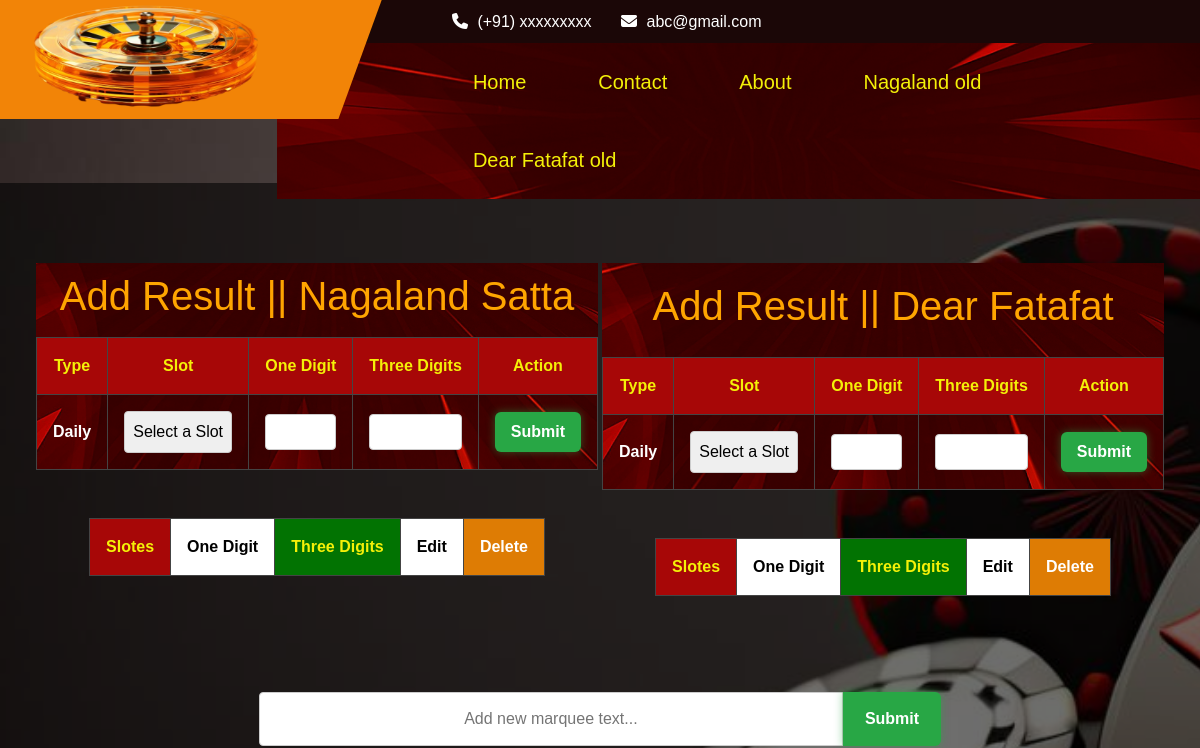
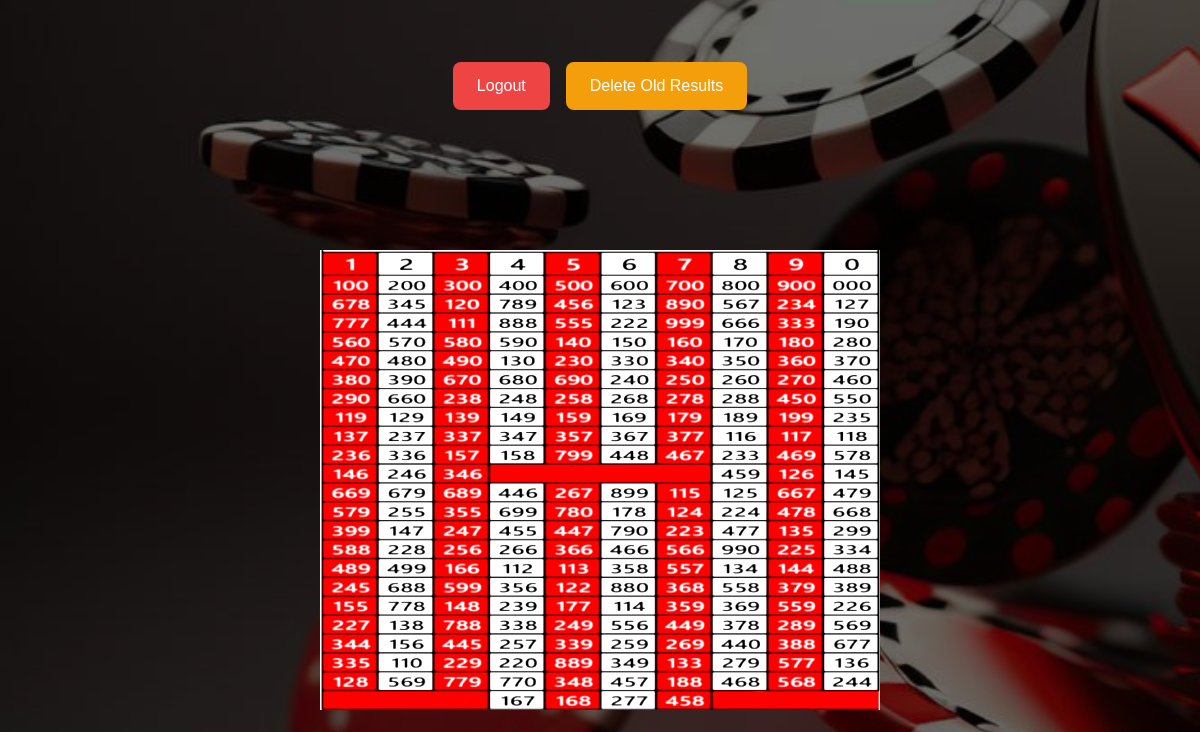
/admin (signed in, upper part), run on an earlier commit of the app's database (2 pictures, top to bottom).
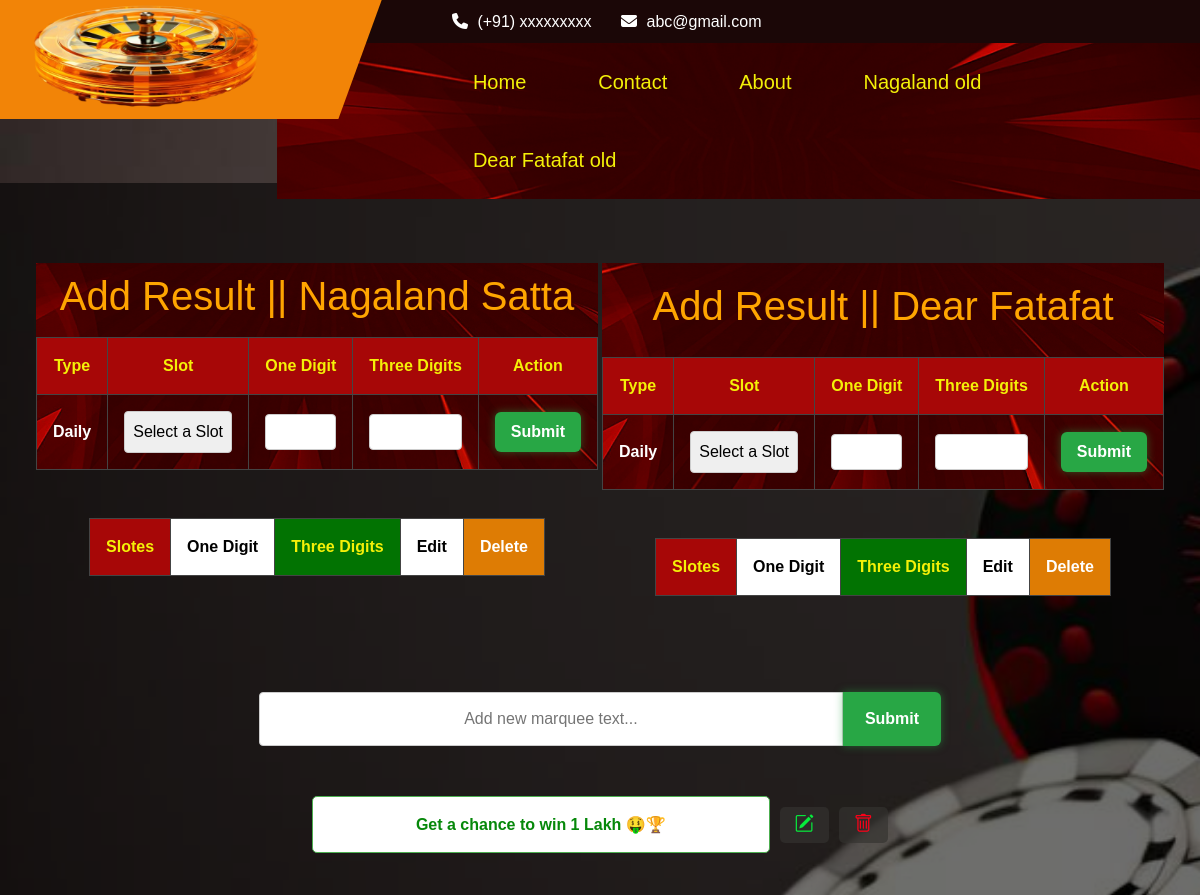
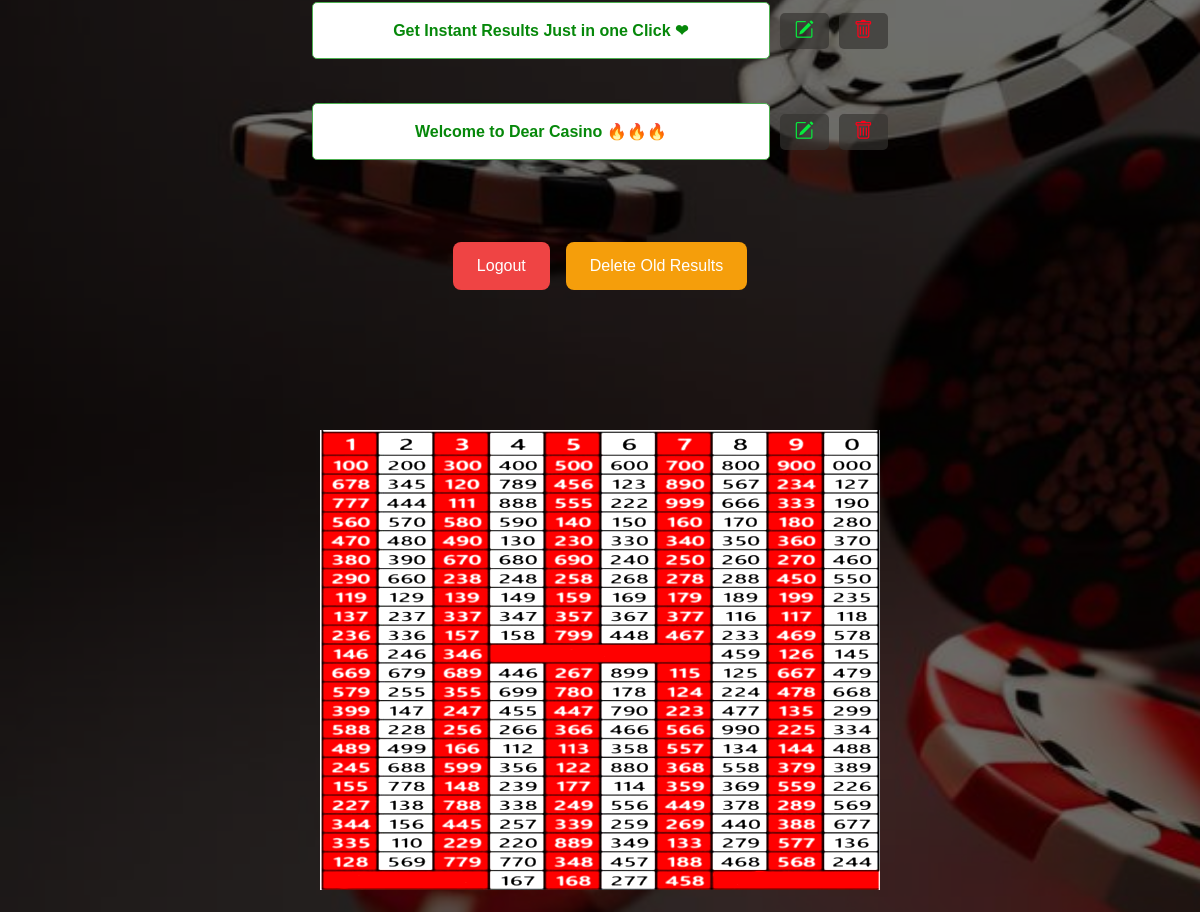
And on a later commit of the database (2 pictures, top to bottom).
### app.py (models this page shows, shortened)
class MarqueeText(db.Model):
    __tablename__ = "marquee_text"
    id = db.Column(db.Integer, primary_key=True)
    content = db.Column(db.String(500), nullable=False, default="Welcome to our site!")
    is_active = db.Column(db.Boolean, default=True)
    scroll_speed = db.Column(db.Integer, default=6)  # HTML marquee scrollamount value
    created_at = db.Column(db.DateTime, default=datetime.now(timezone("Asia/Kolkata")))
    updated_at = db.Column(db.DateTime, default=datetime.now(timezone("Asia/Kolkata")), onupdate=datetime.now(timezone("Asia/Kolkata")))

### app.py (the view)
@app.route("/admin")
def admin():
    if 'admin' in session:
        now = datetime.now(timezone("Asia/Kolkata"))
        today_start = now.replace(hour=0, minute=0, second=0, microsecond=0)
        today_end = now.replace(hour=23, minute=59, second=59, microsecond=999999)
        daily_data_nagaland = Nagaland_Result.query.filter(
            Nagaland_Result.created_at >= today_start,
            Nagaland_Result.created_at <= today_end
        ).first()
        daily_data_fatafat = Fatafat_Result.query.filter(
            Fatafat_Result.created_at >= today_start,
            Fatafat_Result.created_at <= today_end
        ).first()
        marquee_texts = MarqueeText.query.order_by(MarqueeText.created_at.desc()).all()
        return render_template('admin.html', daily_data_nagaland=daily_data_nagaland, daily_data_fatafat=daily_data_fatafat, title="Admin Panel", marquee_texts=marquee_texts)
    return redirect(url_for('admin_auth'))

### app.py (called while the page is built)
@app.context_processor
def inject_globals():
    return dict(global_array=global_array)

### templates/admin.html (shortened to what this page needs)
{% extends 'layout.html' %}
{% block body %}
<body class="admin-body">
  <div class="admin-mask">
    <div class="container-admin" style="display: flex; justify-content: space-evenly; padding: 2rem; ">
      <div id="leftTabContent" class="tab-content active-tab">
        <form action="/add_nagaland" method="post" class="admin-form">
          <h1 colspan="5" style="color: orange; padding: 10px; text-align: center;line-height:2.9rem;" class="h1-admin">
            Add Result || Nagaland Satta</h1>
          <table class="responsive-form-table">
            <thead>
              <tr class="desktop-headers">
                <th class="admin-th-3">Type </th>
                <th class="admin-th-3">Slot</th>
                <th class="admin-th-3">One Digit</th>
                <th class="admin-th-3">Three Digits</th>
                <th class="admin-th-3">Action</th>
              </tr>
            </thead>
            <tbody>
              <tr id="row456">
                <td class="admin-th-3" data-label="Type Daily"><b class="mob-type">Daily</b></td>
                <td class="admin-th-3" data-label="Slot">
                  <select name="slots" id="slots" class="admin-select" required>
                    <option value="" disabled selected>Select a Slot</option>
                  </select>
                </td>
                <td class="admin-th-3" data-label="One Digit">
                  <input type="number" name="one_digit" class="admin-input" min="0" max="9" step="1" required>
                </td>
                <td class="admin-th-3" data-label="Three Digits">
                  <input type="number" name="three_digit" class="admin-input" min="100" max="999" required>
                </td>
                <td class="admin-th-3" data-label="Action">
                  <button type="submit" class=" btn-success">Submit</button>
                </td>
              </tr>
            </tbody>
          </table>
        </form>
        <table class="numerinput admin-form" style="margin-top: 3rem; justify-self: center;">
          <thead>
            <tr class="admin-tr">
              <th class="admin-th-1">Slotes</th>
              <th class="admin-th-1" style="background-color: white; color: black;">One Digit</th>
              <th class="admin-th-1" style="background-color: rgb(2, 115, 2);">Three Digits</th>
              <th class="admin-th-1" style="background-color: white; color: black;">Edit</th>
              <th class="admin-th-1" style="background-color: rgb(222, 124, 4); color: white;">Delete</th>
            </tr>
          </thead>
        </table>
      </div>
      <div id="rightTabContent" class="tab-content">
        <form action="/add_fatafat" method="post" class="admin-form">
          <h1 colspan="5" style="color: orange; padding: 20px; text-align: center;line-height:2.9rem;">Add Result ||
            Dear Fatafat</h1>
          <table class="responsive-form-table">
            <thead>
              <tr class="desktop-headers">
                <th class="admin-th-3">Type</th>
                <th class="admin-th-3">Slot</th>
                <th class="admin-th-3">One Digit</th>
                <th class="admin-th-3">Three Digits</th>
                <th class="admin-th-3">Action</th>
              </tr>
            </thead>
            <tbody>
              <tr id="row456">
                <td class="admin-th-3" data-label="Type Daily"><b class="mob-type">Daily</b></td>
                <td class="admin-th-3" data-label="Slot">
                  <select name="slots" id="slots" required class="admin-select">
                    <option value=""  disabled selected >Select a Slot</option>
                  </select>
                </td>
                <td class="admin-th-3" data-label="One Digit">
                  <input type="number" name="one_digit" class="admin-input" min="0" max="9" required>
                </td>
                <td class="admin-th-3" data-label="Three Digits">
                  <input type="number" name="three_digit" class="admin-input" min="0" max="999" required>
                </td>
                <td class="admin-th-3" data-label="Action">
                  <button type="submit" class=" btn-success">Submit</button>
                </td>
              </tr>
            </tbody>
          </table>
        </form>
        <table class="numerinput admin-form" style="margin-top: 3rem; justify-self: center;">
          <thead>
            <tr class="admin-tr">
              <th class="admin-th-1">Slotes</th>
              <th class="admin-th-1" style="background-color: white; color: black;">One Digit</th>
              <th class="admin-th-1" style="background-color: rgb(2, 115, 2);">Three Digits</th>
              <th class="admin-th-1" style="background-color: white; color: black;">Edit</th>
              <th class="admin-th-1" style="background-color: rgb(222, 124, 4); color: white;">Delete</th>
            </tr>
          </thead>
        </table>
      </div>
    </div>
    <form action="/add_marquee" method="post">
      <div class="input-wrapper">
        <input type="text" class="admin-input-text" name="marquee_text" placeholder="Add new marquee text..."
          required />
        <button class="btn-success-text">Submit</button>
      </div>
    </form>
    <center>
      {% for marquee_text in marquee_texts %}
      <div class="input-group-marque">
        <div class="form-control-marque {% if marquee_text.is_active %}marque-green{% else %}marque-red{% endif %}"
          readonly id="inputBox">
          {{ marquee_text.content }}
        </div>
        <a style="text-decoration: none" href="/update/marquee/{{marquee_text.id}}">
          <button class="btn btn-icon edit" onclick="toggleEdit()" title="Edit"
            style="width: fit-content; padding: 15px;">
            <span class="admin-mob-del ">Edit marquee text&nbsp;&nbsp;</span><i class="bi bi-pencil-square"></i>
          </button>
        </a>
        <a style="text-decoration: none" href="/delete/marquee/{{marquee_text.id}}">
          <button class="btn btn-icon delete" onclick="deleteInput()" title="Delete"
            style="width: fit-content; padding: 15px;">
            <span class="admin-mob-del ">Delete marquee text&nbsp;&nbsp;</span> <i class="bi bi-trash"></i>
          </button>
        </a>
      </div>
      {% endfor %}
    </center>
    <br>
    <div class="button-container">
      <div class="admin-button-row">
        <a class="admin-button logout-btn" href="/admin_logout">Logout</a>
        <a class="admin-button delete-btn" href="/delete_old_results">Delete Old Results</a>
      </div>
    </div>
    <br><br><br><br>
    <center><img src="/static/css/result-chart.jpg" alt="result-chart" srcset="" class="result-chart"></center>
    <br><br><br>
  </div>
</body>
{% endblock body %}

### templates/layout.html (shortened to what this page needs)
<!DOCTYPE html>
<html ⚡ lang="en-US">
<head>
<head>
</head>
  <link rel="stylesheet" href="https://cdnjs.cloudflare.com/ajax/libs/font-awesome/5.15.4/css/all.min.css">
  <link href="https://stackpath.bootstrapcdn.com/bootstrap/5.3.0/css/bootstrap.min.css" rel="stylesheet"
>
  <link rel="stylesheet" type="text/css" href="{{url_for('static',filename='css/index.css')}}">
  <link rel="stylesheet" type="text/css" href="{{url_for('static',filename='css/nav.css')}}">
  <link rel="stylesheet" type="text/css" href="{{url_for('static',filename='css/all.css')}}">
 <link href="https://cdn.jsdelivr.net/npm/bootstrap-icons@1.10.5/font/bootstrap-icons.css" rel="stylesheet">
  <link rel="stylesheet" type="text/css" href="{{url_for('static',filename='css/login.css')}}">
  <link rel="stylesheet" type="text/css" href="{{url_for('static',filename='css/admin.css')}}">
  <link rel="stylesheet" type="text/css" href="{{url_for('static',filename='css/contact.css')}}">
  <link rel="stylesheet" type="text/css" href="{{url_for('static',filename='css/about.css')}}">
<link rel="stylesheet" href="https://cdnjs.cloudflare.com/ajax/libs/font-awesome/6.5.0/css/all.min.css">
  <header>
    <div class="header">
      <section>
        <span class="cross parallelogram"><img src="/static/css/ab-removebg-preview.png" class="logo skew-fix"
            alt="LOGO."></span>
      </section>
      <section>
        <div class="top-tab">
          <span>
            <a href="tel:"><i class="fa fa-phone"></i> (+91) xxxxxxxxx</a>
            <a href="emailto:"><i class="fa fa-envelope"></i> abc@gmail.com</a>
          </span>
        </div>
        <div class="topnav" id="myTopnav">
          <a href="/" class="active">Home</a>
          <a href="/contact">Contact</a>
          <a href="/about">About</a>
          <a href="/old_nagaland">Nagaland old</a>
          <a href="/old_fatafat">Dear Fatafat old</a>
        </div>
      </section>
    </div>
  </header>
  {% block body %}
  {% endblock body %}
</html>

### static/css/index.css (style rules this page uses)
* { box-sizing: border-box; margin: 0; padding: 0; font-family: Arial, sans-serif; }
body { margin: 0; padding: 0; color: #ffffff; background-color: #000; font-family: sans-serif; }
.sub-table, th, td { border: 1px solid #444; }
th, td { padding: 8px; text-align: center; }
th { background-color: #a70707; color: #f4f008; }
* { margin: 0; padding: 0; box-sizing: border-box; }
.button-container { display: flex; gap: 1rem; justify-content: space-between; margin-top: 2rem; }

### static/css/nav.css (style rules this page uses)
* { margin:0; padding:0; box-sizing: border-box; }
h1, h2, h3, h4, h5, h6 { color: #4b505e; }
.logo { width: 50px; height: 50px; border-radius: 50%; }

### static/css/all.css (style rules this page uses)
html { scroll-behavior: smooth; }
*,:after,:before { box-sizing: border-box; }
[type="button"],button { -webkit-appearance: button; }
.btn-success { color: #fff; background-color: #28a745; border-color: #28a745; }
[type="button"]:not(:disabled),button:not(:disabled) { cursor: pointer; }
b { font-weight: bolder; }
a { color: #007bff; text-decoration: none; background-color: transparent; }

### static/css/login.css (style rules this page uses)
* { margin: 0; padding: 0; box-sizing: border-box; }

### static/css/admin.css (style rules this page uses)
.admin-body { background-image: url('/static/css/bg.jpg'); background-size: cover; background-repeat: no-repeat; }
.admin-mask { background-color: #00000091; margin-top: -1rem; padding-top: 1rem; }
.admin-th-3 { padding: 1rem; text-align: center; }
.admin-select, .admin-input, .btn { width: 100%; height: 100%; box-sizing: border-box; padding: 0.5rem; font-size: 1rem; border: 1px solid #ccc; border-radius: 4px; }
.input-wrapper { display: flex; justify-content: center; margin-top: 3rem; padding: 1rem; }
.admin-input-text { width: 50%; padding: 0.5rem; font-size: 1rem; border: 1px solid #ccc; text-align: center; border-radius: 4px 0px 0px 4px; box-sizing: border-box; }
.btn-success-text { background-color: #28a745; text-decoration: none; color: #fff; padding: 15px 22px; font-size: 16px; font-weight: 600; border: none; border-radius: 0px 6px 6px 0px; cursor: pointer; transition: all 0.3s ease; box-shadow: 0 0 8px rgba(40, 167, 69, 0.5); }
.admin-select { appearance: none; background-position: right 0.7rem center; background-repeat: no-repeat; }
.admin-th-1 { padding: 1rem; margin-bottom: 30px; }
.admin-form { background-image: url('/static/contest-bg-about.png'); background-position: center; }
.numerinput { background-image: url('/static/contest-bg-about.png'); background-position: center; }
.container-admin { margin-top: 2rem; }
.btn-success { background-color: #28a745; text-decoration: none; color: #fff; padding: 8px 16px; font-size: 16px; font-weight: 600; border: none; border-radius: 6px; cursor: pointer; transition: all 0.3s ease; box-shadow: 0 0 8px rgba(40, 167, 69, 0.5); }
.input-group-marque { display: flex; align-items: center; gap: 10px; width: 50%; padding: 10px 12px; border-radius: 8px; margin: 1.5rem auto; }
.form-control-marque { flex: 1; padding: 15px; font-size: 16px; border: 1px solid #9c0f0f; border-radius: 5px; background-color: #ffffff; color: black; line-height: 25px; }
.marque-green { border-color: #4caf50; color: #06880a; font-weight: 600; }
.btn-icon { width: 36px; height: 36px; padding: 0; border: none; background: transparent; font-size: 1.2rem; cursor: pointer; display: flex; align-items: center; justify-content: center; border-radius: 5px; flex-shrink: 0; background-color: #353330a8; }
.btn-icon.edit { color: #07ec3d; transition: all 0.3s ease; }
.btn-icon.delete { color: #ff0019; transition: all 0.3s ease; }
.result-chart { height: 500px; width: 600px; padding: 20px; border-radius: 10px; filter: brightness(1.15) contrast(1.4); }

### templates/admin.html (style rules this page uses)
.button-container { display: flex; justify-content: center; margin: 1.5rem 0; }
.admin-button-row { display: flex; gap: 1rem; flex-wrap: wrap; justify-content: center; }
.admin-button { padding: 0.75rem 1.5rem; border-radius: 8px; font-weight: 500; text-decoration: none; transition: all 0.2s ease; text-align: center; border: none; cursor: pointer; font-size: 1rem; }
.logout-btn { background-color: #ef4444; color: white; }
.delete-btn { background-color: #f59e0b; color: white; }

What changed in the data, as far as the page shows it:
added MarqueeText: content "Get a chance to win 1 Lakh 🤑🏆"
added MarqueeText: content "Get Instant Results Just in one Click ❤"
added MarqueeText: content "Welcome to Dear Casino 🔥🔥🔥"
